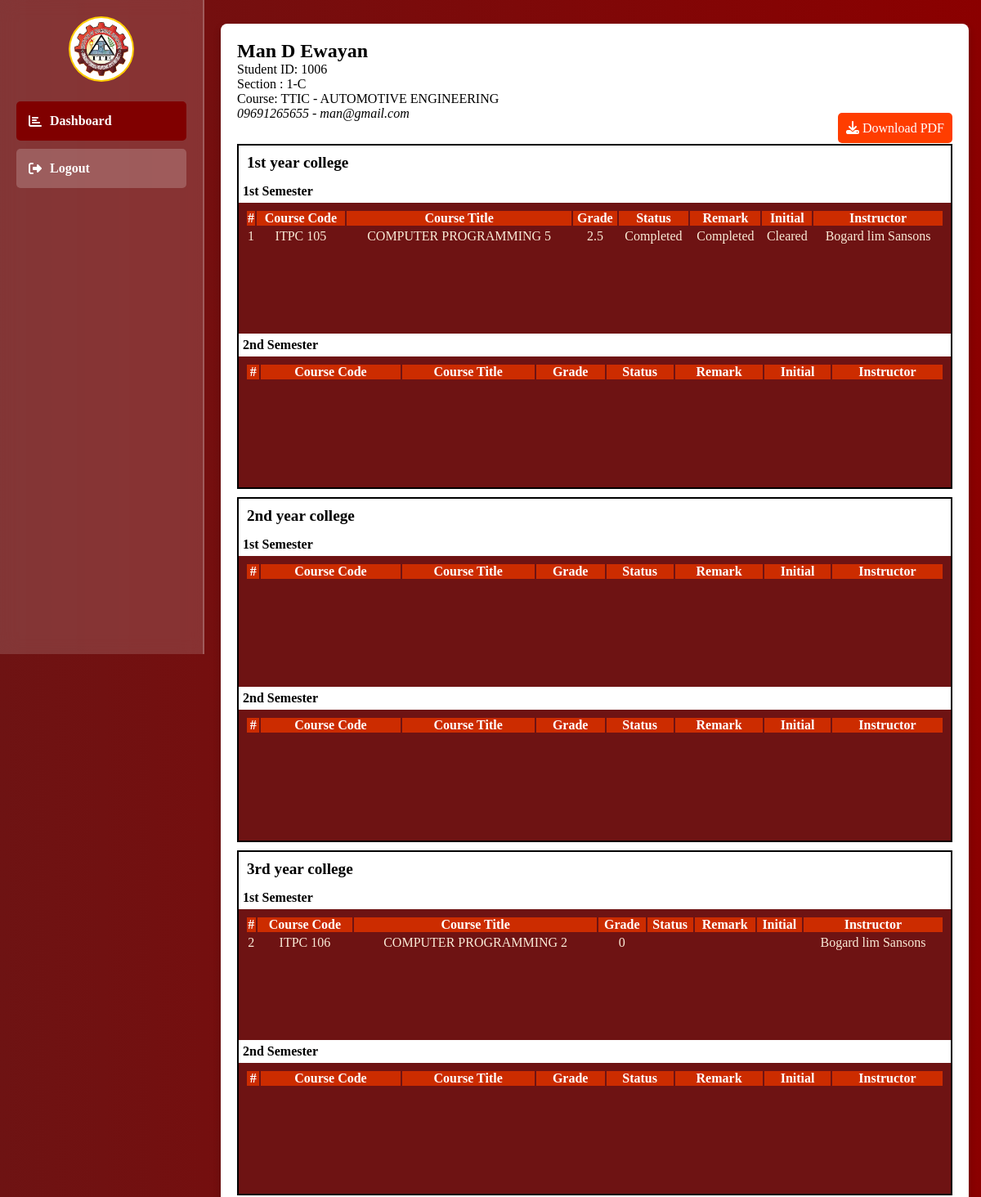
The page /student (signed in, upper part) on the database as committed earlier.
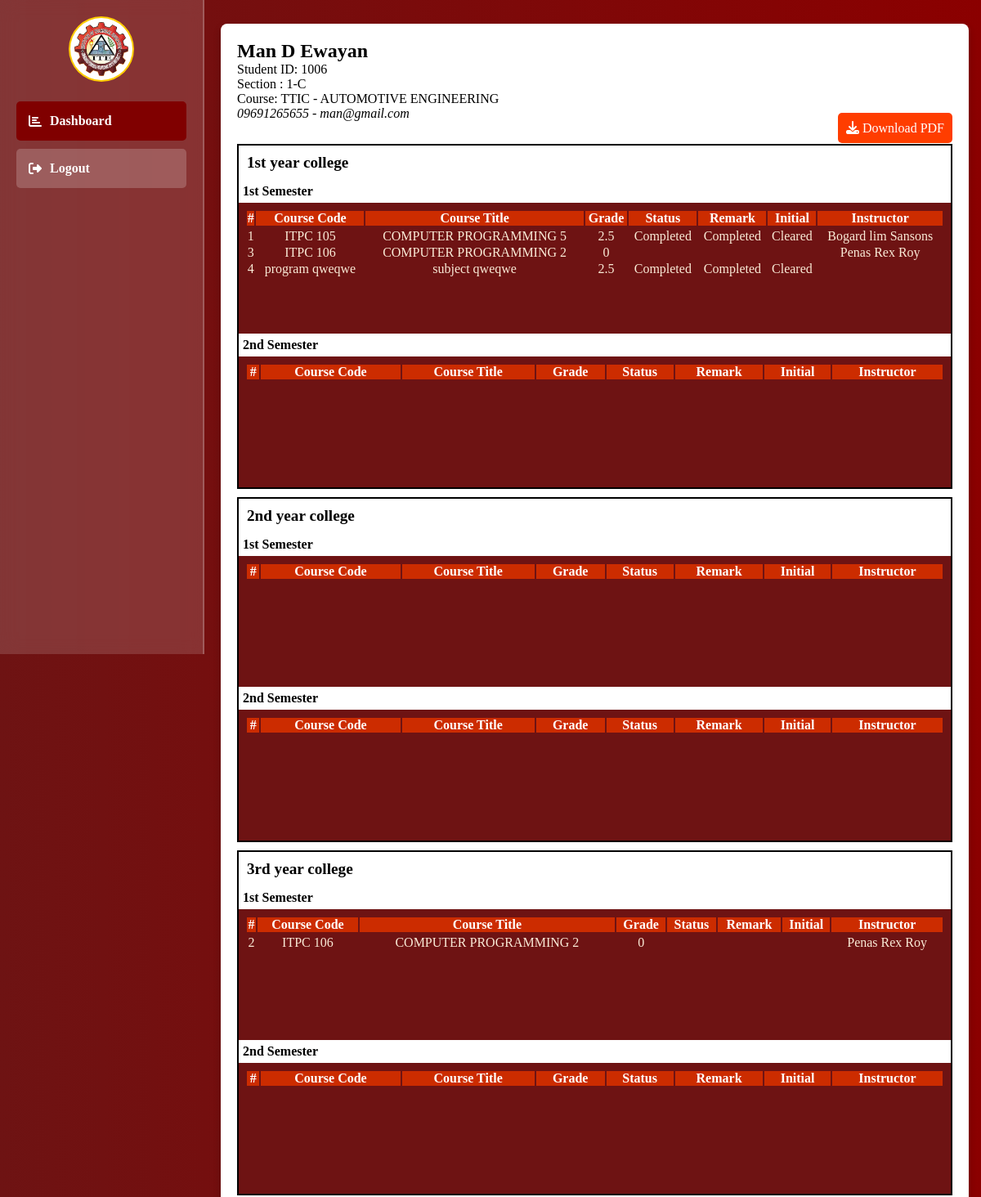
The same page on the database as committed later.
### tables this page shows
CREATE TABLE `student_with_subjects` (
  `id` int(11) NOT NULL,
  `student_id` int(11) NOT NULL,
  `teacher_id` int(100) NOT NULL,
  `semester` int(11) NOT NULL,
  `program_id` varchar(10) NOT NULL,
  `school_year` varchar(100) NOT NULL,
  `subject_code` varchar(100) NOT NULL,
  `subject_name` varchar(100) NOT NULL,
  `college_level` varchar(100) NOT NULL,
  `teacher_name` varchar(100) NOT NULL,
  `grade` double NOT NULL,
  `status` varchar(100) NOT NULL,
  `remark` varchar(100) NOT NULL,
  `final` varchar(100) NOT NULL,
  `created_at` datetime NOT NULL DEFAULT current_timestamp()
);

### student/student_function.php (called while the page is built, shortened)
<?php
include "../db_connect.php";
function getMyId($id)
{
    global $pdo;
    $id = intval($id);
    try {
        $sql = "SELECT *,
        CONCAT(lname, ' ', mname, ' ',fname) AS student_name
        FROM students WHERE id = ?";
        $stmt = $pdo->prepare($sql);
        $stmt->execute([$id]);
        return $stmt->fetch();
    } catch (PDOException $e) {
        echo 'Error: ' . $e->getMessage();
        return [];
    }
}
function getSubject3($id)
{
    global $pdo;
    $sql = "SELECT * FROM student_with_subjects WHERE student_id = ?";
    try {
        $stmt = $pdo->prepare($sql);
        $stmt->execute([$id]);
        return $stmt->fetchAll();
    } catch (PDOException $e) {
        echo 'Error: ' . $e->getMessage();
        return [];
    }
}
function getTeacherById($id)
{
    global $pdo;
    try {
        $stmt = $pdo->prepare(" SELECT id, CONCAT(lname, ' ',mname, ' ',fname) AS teacher_name FROM teachers WHERE id = ? ");
        $stmt->execute([$id]);
        return $stmt->fetch(PDO::FETCH_ASSOC);
    } catch (PDOException $e) {
        error_log("Database Error: " . $e->getMessage());
        return [];
    }
}
?>

### student/index.php (the view, shortened to what the changed rows need)
<?php
include "../db_connect.php";
include "./student_function.php";
$student_id = $_SESSION['student_id'];
?>
<!DOCTYPE html>
<html lang="en">
<head>
    <link rel="stylesheet" href="https://cdnjs.cloudflare.com/ajax/libs/font-awesome/6.2.0/css/all.css">
</head>
<body>
    <div class="content">
        <div class="dashboard-container">
            <?php $student = getMyId($student_id) ?>
            <?php if ($student) { ?>
                <div class="modal">
                    <div class="modal-content">
                        <h2 id="programTitle"><?php echo htmlspecialchars($student['student_name']) ?></h2>
                        <span id=" sy">Student ID: <?php echo $student['student_code']; ?></span><br>
                        <?php $section = GetSectionByIdadmin($student['section_id']); ?>
                        <span>Section : <?php echo $section['section_name']; ?></span><br>
                            <br>
                    <?php } ?>
                    <div class="line-box">
                        <h2 class="year_level">1st year college</h2>
                        <div class="table_content" style="text-align:center;">
                            <table>
                                <tr>
                                    <th>#</th>
                                    <th>Course Code</th>
                                    <th>Course Title</th>
                                    <th>Grade</th>
                                    <th>Status</th>
                                    <th>Remark</th>
                                    <th>Initial</th>
                                    <th>Instructor</th>
                                </tr>
                                <tbody id="subjectList1">
                                    <tr class="programRow">
                                        <?php $subject = getSubject3($student_id) ?>
                                        <?php foreach ($subject as $index => $row) { ?>
                                            <?php if ($row['semester'] == '1' && $row['college_level'] == '1') { ?>
                                            <tr>
                                                <td><?php echo $index + 1; ?></td>
                                                <td><?php echo $row['subject_code']; ?></td>
                                                <td><?php echo $row['subject_name']; ?></td>
                                                <td><?php echo $row['grade']; ?></td>
                                                <td><?php echo $row['status']; ?></td>
                                                <td><?php echo $row['remark']; ?></td>
                                                <td><?php echo $row['final']; ?></td>
                                                <?php $teacher = getTeacherById($row['teacher_id']); ?>
                                                <td><?php echo $teacher['teacher_name']; ?></td>
                                            </tr>
                                        <?php }
                                        } ?>
                                    </tr>
                                </tbody>
                            </table>
                        </div>
                        <div class="table_content" style="text-align:center;">
                            <table>
                                <tr>
                                    <th>#</th>
                                    <th>Course Code</th>
                                    <th>Course Title</th>
                                    <th>Grade</th>
                                    <th>Status</th>
                                    <th>Remark</th>
                                    <th>Initial</th>
                                    <th>Instructor</th>
                                </tr>
                            </table>
                        </div>
                    </div>
                    <div class="line-box">
                        <h2 class="year_level">2nd year college</h2>
                        <div class="table_content" style="text-align:center;">
                            <table>
                                <tr>
                                    <th>#</th>
                                    <th>Course Code</th>
                                    <th>Course Title</th>
                                    <th>Grade</th>
                                    <th>Status</th>
                                    <th>Remark</th>
                                    <th>Initial</th>
                                    <th>Instructor</th>
                                </tr>
                            </table>
                        </div>
                        <div class="table_content" style="text-align:center;">
                            <table>
                                <tr>
                                    <th>#</th>
                                    <th>Course Code</th>
                                    <th>Course Title</th>
                                    <th>Grade</th>
                                    <th>Status</th>
                                    <th>Remark</th>
                                    <th>Initial</th>
                                    <th>Instructor</th>
                                </tr>
                            </table>
                        </div>
                    </div>
                    <div class="line-box">
                        <h2 class="year_level">3rd year college</h2>
                        <div class="table_content" style="text-align:center;">
                            <table>
                                <tr>
                                    <th>#</th>
                                    <th>Course Code</th>
                                    <th>Course Title</th>
                                    <th>Grade</th>
                                    <th>Status</th>
                                    <th>Remark</th>
                                    <th>Initial</th>
                                    <th>Instructor</th>
                                </tr>
                                <tbody id="subjectList1">
                                    <tr class="programRow">
                                        <?php $subject = getSubject3($student_id) ?>
                                        <?php foreach ($subject as $index => $row) { ?>
                                            <?php if ($row['semester'] == 1 && $row['college_level'] == 3) { ?>
                                            <tr>
                                                <td><?php echo $index + 1; ?></td>
                                                <td><?php echo $row['subject_code']; ?></td>
                                                <td><?php echo $row['subject_name']; ?></td>
                                                <td><?php echo $row['grade']; ?></td>
                                                <td><?php echo $row['status']; ?></td>
                                                <td><?php echo $row['remark']; ?></td>
                                                <td><?php echo $row['final']; ?></td>
                                                <?php $teacher = getTeacherById($row['teacher_id']); ?>
                                                <td><?php echo $teacher['teacher_name']; ?></td>
                                            </tr>
                                        <?php }
                                        } ?>
                                    </tr>
                                </tbody>
                            </table>
                        </div>
                        <div class="table_content" style="text-align:center;">
                            <table>
                                <tr>
                                    <th>#</th>
                                    <th>Course Code</th>
                                    <th>Course Title</th>
                                    <th>Grade</th>
                                    <th>Status</th>
                                    <th>Remark</th>
                                    <th>Initial</th>
                                    <th>Instructor</th>
                                </tr>
                            </table>
                        </div>
                    </div>
                </div>
            </div>
</body>
</html>

Rows that differ between the two databases and show on the page:
added student_with_subjects: subject_code "ITPC 106", subject_name "COMPUTER PROGRAMMING 2", grade "0", teacher_name "Penas Rex Roy", shown under "1st year college"
added student_with_subjects: subject_code "program qweqwe", subject_name "subject qweqwe", grade "2.5", status "Completed", remark "Completed", final "Cleared", shown under "1st year college"
changed student_with_subjects (number 4 of 4 on the later page): teacher_name "Bogard lim Sansons" → "Penas Rex Roy"
